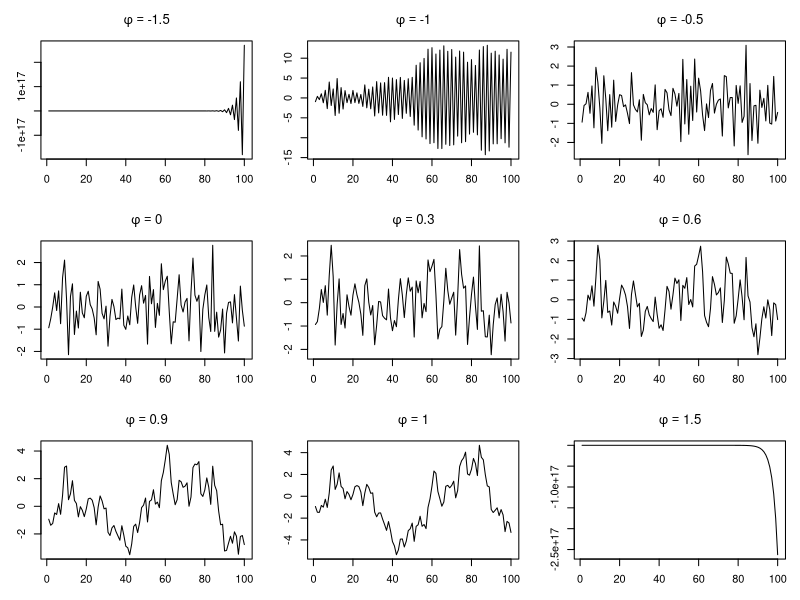
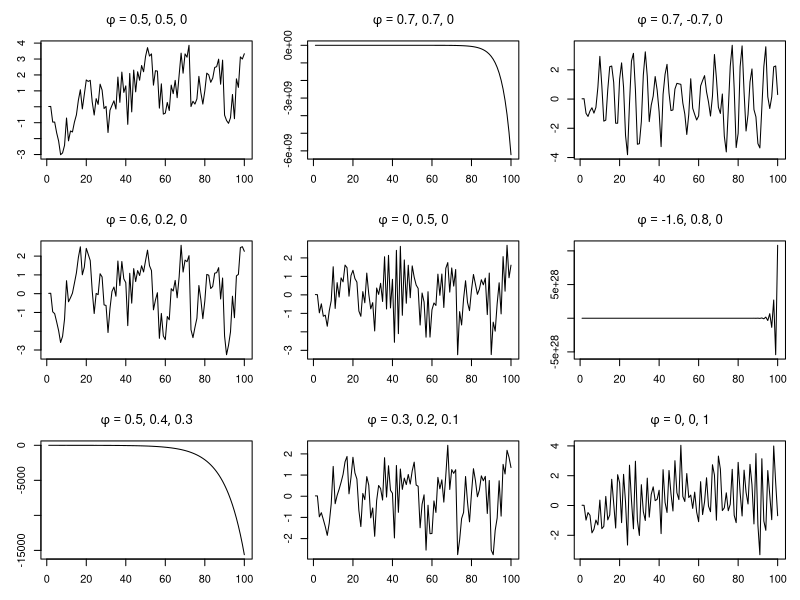
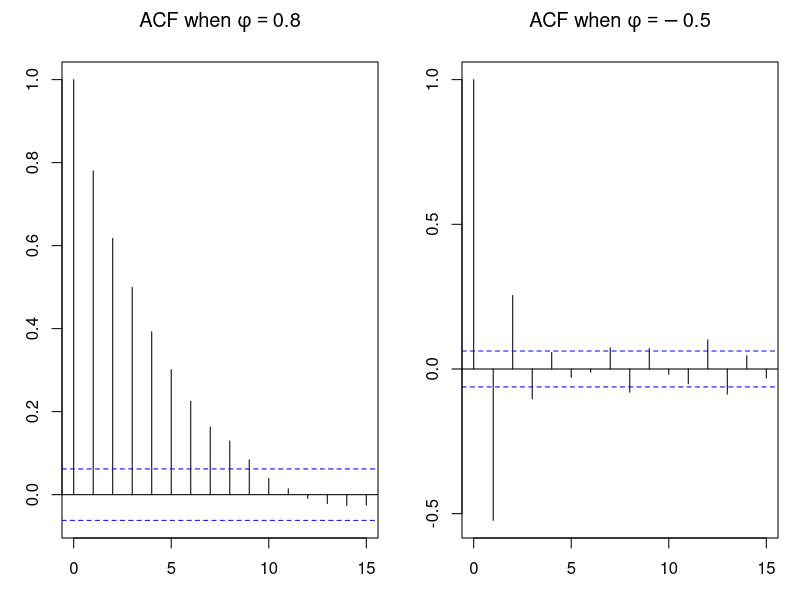
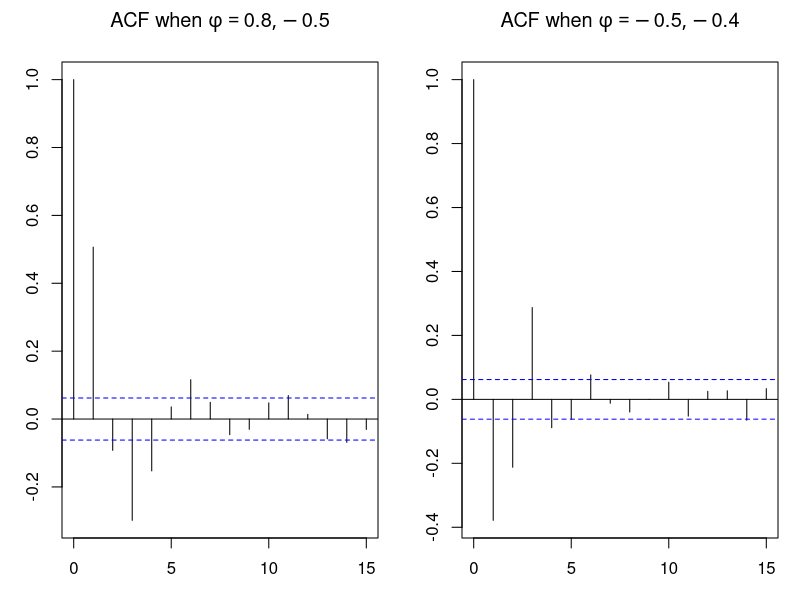
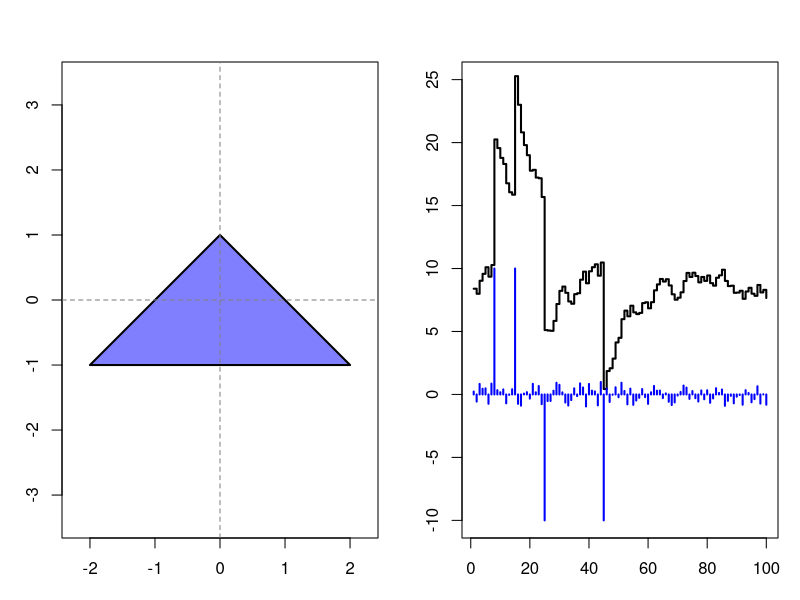

Generate these figures, in order, with R: (Note: this script raises an error after producing the figures.)
## ---- chunk 1
#| code-fold: true
#| fig-cap: "Nine AR(1) processes with the same innovations"
par(mfrow=c(3,3),mar=c(3.1,3.1,3.1,1.1))
set.seed(0106)
w <- rnorm(100)
phivec <- c(-1.5,-1.0,-0.5,0,0.3,0.6,0.9,1.0,1.5)
Y <- t(rep(w[1],9))
for (i in 2:100){Y <- rbind(Y, t(rep(w[i],9)+phivec*Y[i-1,]))}
for (j in 1:9) plot(Y[,j],main=bquote(phi==.(phivec[j])),
                    type='l',xlab=NA,ylab=NA,sub=NA)
## ---- chunk 2
#| code-fold: true
#| fig-cap: "Nine AR(2) and AR(3) processes with the same innovations"
par(mfrow=c(3,3),mar=c(3.1,3.1,3.1,1.1))
set.seed(0107)
w <- rnorm(100)
phi1vec <- c(0.5,0.7, 0.7,0.6,0,  -1.6,0.5,0.3,0)
phi2vec <- c(0.5,0.7,-0.7,0.2,0.5, 0.8,0.4,0.2,0)
phi3vec <- c(0,  0,   0,  0,  0,   0,  0.3,0.1,1)
Y <- t(rep(w[1],9))
Y <- rbind(Y, t(rep(w[2],9)+phi1vec*Y[1,]))
Y <- rbind(Y, t(rep(w[3],9)+phi1vec*Y[2,]+phi2vec*Y[1,]))
for (i in 4:100){Y <- rbind(Y,
  t(rep(w[i],9)+phi1vec*Y[i-1,]+phi2vec*Y[i-2,]+phi3vec*Y[i-3,]))}
for (j in 1:9) plot(Y[,j],main=bquote(
  bold(phi) == list(.(phi1vec[j]),.(phi2vec[j]),.(phi3vec[j]))),
  type='l',xlab=NA,ylab=NA,sub=NA)
## ---- chunk 3
#| code-fold: true
#| fig-cap: "Two AR(1) processes and their ACF plots, 1000 obs each"
par(mfrow=c(1,2),mar=c(3.1,3.1,3.1,1.1))
set.seed(0108)
ar08 <- arima.sim(list(ar=0.8),n=1000)
arneg05 <- arima.sim(list(ar=-0.5),n=1000)

acf(ar08,main=expression(paste('ACF when ',phi == 0.8)),lag.max=15)
acf(arneg05,main=expression(paste('ACF when ',phi == -0.5)),lag.max=15)
## ---- chunk 4
#| code-fold: true
#| fig-cap: "Two AR(2) processes and their ACF plots, 1000 obs each"
par(mfrow=c(1,2),mar=c(3.1,3.1,3.1,1.1))
set.seed(0109)
ar08neg05 <- arima.sim(list(ar=c(0.8,-0.5)),n=1000)
arneg05neg04 <- arima.sim(list(ar=c(-0.5,-0.4)),n=1000)

acf(ar08neg05,main=expression(paste('ACF when ',phi == list(0.8,-0.5))),lag.max=15)
acf(arneg05neg04,main=expression(paste('ACF when ',phi == list(-0.5,-0.4))),lag.max=15)
## ---- chunk 5
#| code-fold: true
#| fig-cap: 'Stationary sets of AR(2) parameters'
plot(c(-2.25,2.25),c(-1.25,1.25),type='n',main=NA,sub=NA,
     ylab=expression(phi[2]),xlab=expression(phi[1]),asp=1)
polygon(x=c(-2,0,2),y=c(-1,1,-1),lty=1,lwd=2,density=-1,col='#0000ff7f')
abline(h=0,v=0,lty=2,col='#7f7f7f')
## ---- chunk 6
#| code-fold: true
#| fig-cap: "Persistence and decay in an AR(1) model"
set.seed(0110)
w <- runif(100,-1,1)
w[8] <- 10; w[15] <- 10; w[25] <- -10; w[45] <- -10;
ar <- arima.sim(list(ar=0.9),n=100,innov=w)
plot(10+ar,type='s',lwd=2,ylim=c(-10,25))
lines(w,type='h',col='#0000ff',lwd=2)
abline(h-10,lty=2,col='#7f7f7f')
legend(x='topright',lwd=2,col=c('#000000','#0000ff'),bty='n',
       legend=c(expression(paste('Time series ',Y[t])),
                expression(paste('Innovations ',omega[t]))))
